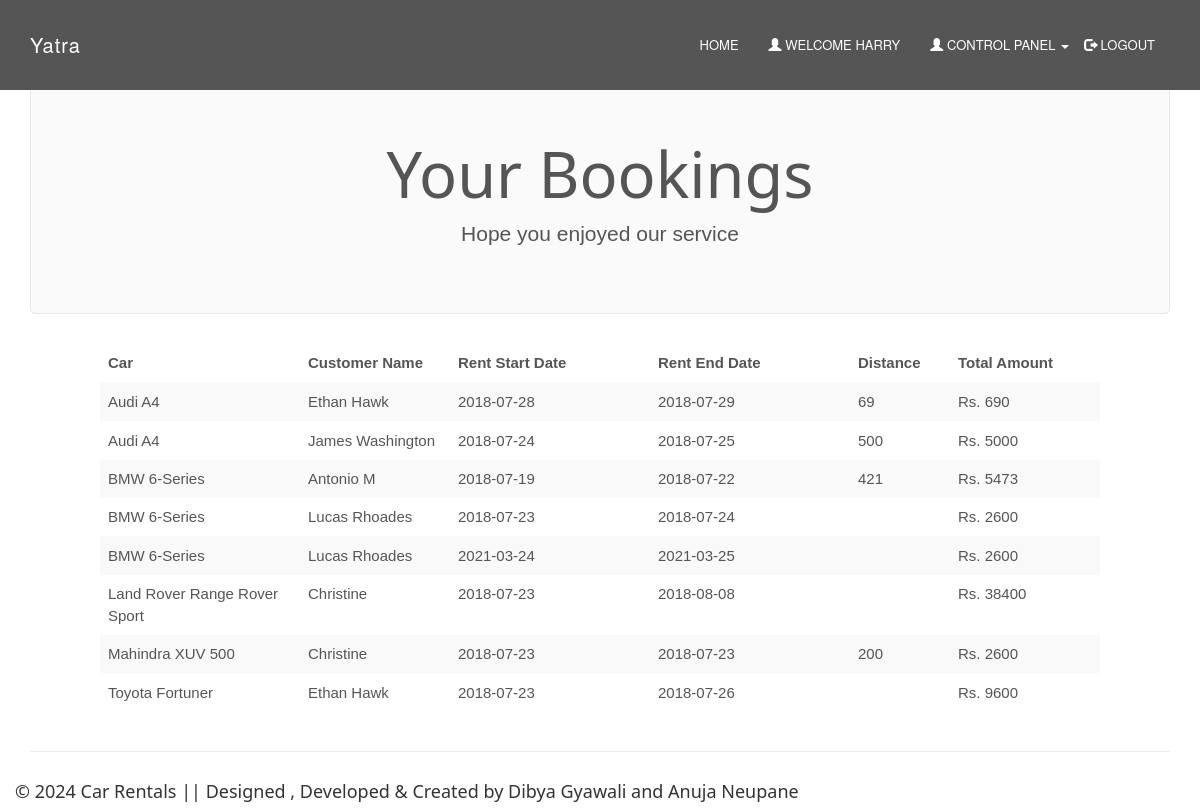
Page /clientview.php (signed in) on the committed database.
### tables this page shows
CREATE TABLE IF NOT EXISTS `rentedcars` (
`id` int(100) NOT NULL,
  `customer_username` varchar(50) NOT NULL,
  `car_id` int(20) NOT NULL,
  `driver_id` int(20) NOT NULL,
  `booking_date` date NOT NULL,
  `rent_start_date` date NOT NULL,
  `rent_end_date` date NOT NULL,
  `car_return_date` date DEFAULT NULL,
  `fare` double NOT NULL,
  `charge_type` varchar(25) NOT NULL DEFAULT 'days',
  `distance` double DEFAULT NULL,
  `no_of_days` int(50) DEFAULT NULL,
  `total_amount` double DEFAULT NULL,
  `return_status` varchar(10) NOT NULL
);

CREATE TABLE IF NOT EXISTS `cars` (
`car_id` int(20) NOT NULL,
  `car_name` varchar(50) NOT NULL,
  `car_nameplate` varchar(50) NOT NULL,
  `car_img` varchar(50) DEFAULT 'NA',
  `ac_price` float NOT NULL,
  `non_ac_price` float NOT NULL,
  `ac_price_per_day` float NOT NULL,
  `non_ac_price_per_day` float NOT NULL,
  `car_availability` varchar(10) NOT NULL
);

CREATE TABLE IF NOT EXISTS `customers` (
  `customer_username` varchar(50) NOT NULL,
  `customer_name` varchar(50) NOT NULL,
  `customer_phone` varchar(15) NOT NULL,
  `customer_email` varchar(25) NOT NULL,
  `customer_address` varchar(50) NOT NULL,
  `customer_password` varchar(20) NOT NULL
);

### clientview.php (the view, shortened to what this page needs)
<!DOCTYPE html>
<html>
<?php
$conn = Connect();
?>
<head>
<link rel="stylesheet" href="assets/bootstrap/css/bootstrap.min.css">
<link rel="stylesheet" href="assets/fonts/font-awesome.min.css">
<link rel="stylesheet" href="assets/w3css/w3.css">
<link rel="stylesheet" type="text/css" href="assets/css/logincustomer.css">
<link rel="stylesheet" type="text/css" media="screen" href="assets/css/clientpage.css" />
<link rel="stylesheet" href="assets/css/navbar.css">
</head>
<body id="page-top" data-spy="scroll" data-target=".navbar-fixed-top">
    <nav class="navbar navbar-custom navbar-fixed-top" role="navigation" style="color: white; background: #555555;">
        <div class="container">
            <div class="navbar-header">
                <a class="navbar-brand page-scroll" href="index.php">
                  Yatra </a>
            </div>
            <?php
                if(isset($_SESSION['login_client'])){
            ?>
            <div class="collapse navbar-collapse navbar-right navbar-main-collapse">
                <ul class="nav navbar-nav">
                    <li>
                        <a href="index.php">Home</a>
                    </li>
                    <li>
                        <a href="#"><span class="glyphicon glyphicon-user"></span> Welcome <?php echo $_SESSION['login_client']; ?></a>
                    </li>
                    <li>
                    <ul class="nav navbar-nav navbar-right">
            <li><a href="#" class="dropdown-toggle active" data-toggle="dropdown" role="button" aria-haspopup="true" aria-expanded="false"><span class="glyphicon glyphicon-user"></span> Control Panel <span class="caret"></span> </a>
            </li>
          </ul>
                    </li>
                    <li>
                        <a href="logout.php"><span class="glyphicon glyphicon-log-out"></span> Logout</a>
                    </li>
                </ul>
            </div>
            <?php
                }
                ?>
        </div>
    </nav>
<?php $login_client = $_SESSION['login_client'];
    $sql1 = "SELECT * FROM rentedcars rc, clientcars cc, customers c, cars WHERE cc.client_username = '$login_client' AND cc.car_id = rc.car_id AND rc.return_status = 'R' AND c.customer_username = rc.customer_username AND cc.car_id = cars.car_id";
    $result1 = $conn->query($sql1);
    if (mysqli_num_rows($result1) > 0) {
?>
<div class="container">
      <div class="jumbotron" style="margin-top:80px;">
        <h1 class="text-center">Your Bookings</h1>
        <p class="text-center"> Hope you enjoyed our service </p>
      </div>
    </div>
    <div class="table-responsive" style="padding-left: 100px; padding-right: 100px;" >
<table class="table table-striped">
  <thead class="thead-dark">
<tr>
<th width="20%">Car</th>
<th width="15%">Customer Name</th>
<th width="20%">Rent Start Date</th>
<th width="20%">Rent End Date</th>
<th width="10%">Distance</th>
<th width="15%">Total Amount</th>
</tr>
</thead>
<?php
        while($row = mysqli_fetch_assoc($result1)) {
?>
<tr>
<td><?php echo $row["car_name"]; ?></td>
<td><?php echo $row["customer_name"]; ?></td>
<td><?php echo $row["rent_start_date"] ?></td>
<td><?php echo $row["rent_end_date"]; ?></td>
<td><?php echo $row["distance"]; ?></td>
<td>Rs. <?php echo $row["total_amount"]; ?></td>
</tr>
<?php        } ?>
                </table>
                </div>
            <?php
        } ?>
</body>
<footer class="site-footer">
        <div class="container">
            <hr>
            <div class="row">
                <div class="col">
                <h5>© <?php echo date("Y"); ?> Car Rentals || Designed , Developed & Created by Dibya Gyawali and Anuja Neupane</h5>
                </div>
            </div>
        </div>
    </footer>
</html>

### assets/w3css/w3.css (style rules this page uses)
*,*:before,*:after { box-sizing:inherit }
html { -ms-text-size-adjust:100%;-webkit-text-size-adjust:100% }
body { margin:0 }
article,aside,details,figcaption,figure,footer,header,main,menu,nav,section,summary { display:block }
a { background-color:transparent;-webkit-text-decoration-skip:objects }
hr { box-sizing:content-box;height:0;overflow:visible }
html,body { font-family:Verdana,sans-serif;font-size:15px;line-height:1.5 }
html { overflow-x:hidden }
h1 { font-size:36px }
h5 { font-size:18px }
h1,h2,h3,h4,h5,h6 { font-family:"Segoe UI",Arial,sans-serif;font-weight:400;margin:10px 0 }
hr { border:0;border-top:1px solid #eee;margin:20px 0 }
a { color:inherit }

### assets/css/navbar.css (style rules this page uses)
.navbar-custom { margin-bottom: 0; border-bottom: 1px solid rgba(255, 255, 255, 0.3); text-transform: uppercase; font-family: Montserrat, "Helvetica Neue", Helvetica, Arial, sans-serif; color: #fff; }
.navbar-custom .navbar-brand { font-size: 20px; text-transform: none; letter-spacing: 1px; }
.navbar-custom a { color: #fff; }
.navbar-custom .nav li a { -webkit-transition: background 0.3s ease-in-out; -moz-transition: background 0.3s ease-in-out; transition: background 0.3s ease-in-out; color: #fff; }
@media (min-width: 768px) { .navbar-custom { padding: 20px 0; border-bottom: 0; font-size: 13px; background: 0 0; -webkit-transition: background 0.5s ease-in-out, padding 0.5s ease-in-out; -moz-transition: background 0.5s ease-in-out, padding 0.5s ease-in-out; transition: background 0.5s ease-in-out, padding 0.5s ease-in-out; } }

### rows in the picture
rentedcars: car.car_name "Audi A4", customer_username.customer_name "Ethan Hawk", rent_start_date "2018-07-28", rent_end_date "2018-07-29", distance "69", total_amount "690"
rentedcars: car.car_name "Audi A4", customer_username.customer_name "James Washington", rent_start_date "2018-07-24", rent_end_date "2018-07-25", distance "500", total_amount "5000"
rentedcars: car.car_name "BMW 6-Series", customer_username.customer_name "Antonio M", rent_start_date "2018-07-19", rent_end_date "2018-07-22", distance "421", total_amount "5473"
rentedcars: car.car_name "BMW 6-Series", customer_username.customer_name "Lucas Rhoades", rent_start_date "2018-07-23", rent_end_date "2018-07-24", total_amount "2600"
rentedcars: car.car_name "BMW 6-Series", customer_username.customer_name "Lucas Rhoades", rent_start_date "2021-03-24", rent_end_date "2021-03-25", total_amount "2600"
rentedcars: car.car_name "Land Rover Range Rover Sport", customer_username.customer_name "Christine", rent_start_date "2018-07-23", rent_end_date "2018-08-08", total_amount "38400"
rentedcars: car.car_name "Mahindra XUV 500", customer_username.customer_name "Christine", rent_start_date "2018-07-23", rent_end_date "2018-07-23", distance "200", total_amount "2600"
rentedcars: car.car_name "Toyota Fortuner", customer_username.customer_name "Ethan Hawk", rent_start_date "2018-07-23", rent_end_date "2018-07-26", total_amount "9600"

### other values in the picture
$_SESSION['login_client'] "HARRY"
